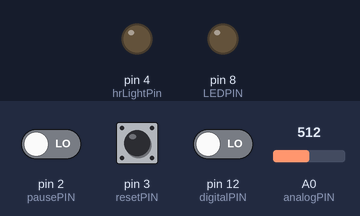
Bench run of a sketch on a simulated Arduino Uno, built with avr-gcc and run on an emulated ATmega328P. Shown: output pins drawn as LEDs (lit = HIGH). Dashed ring = blinking. The inputs (shaded band) are chosen by the test bench; at power-on: pin 12 (digitalPIN) LOW, pin 3 (resetPIN) LOW, pin 2 (pausePIN) LOW, A0 (analogPIN) = 512. What the sketch prints to the serial monitor is not drawn.

Above: at 1.2 s.
1.3 s: pin 12 (digitalPIN) driven HIGH
At 2.4 s:
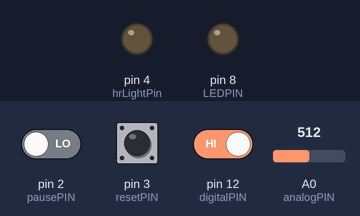
2.8 s: pin 3 (resetPIN) pulled HIGH for 0.15 s
At 3.05 s:
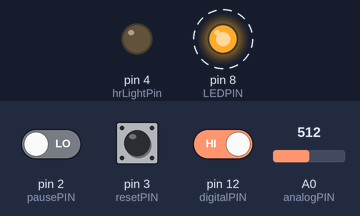
5.9 s: pin 2 (pausePIN) driven HIGH
Timing chart, 0 to 8.9 s (numbered marks = the images above; inputs shaded):
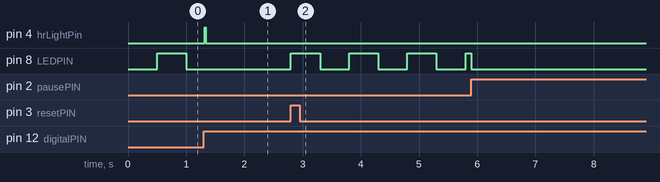

Measured:
- after the input at 1.3 s, pin 4 (hrLightPin): LOW → HIGH at once, → LOW 0.02 s later; pin 8 (LEDPIN): stays LOW (without the input it goes to HIGH after 0.20 s)
- after the input at 2.8 s, pin 8 (LEDPIN): alternates HIGH for 0.50 s and LOW for 0.50 s, starting at once

The sketch:

beats.ino
```cpp
/* EKG CODE
 *BME 790
 *Katie Carroll & Deepti Gopinath
 * Code takes in 3 lead- EKG signal and outputs both instantaneous and average HR for digital and analog signal
 * LED flashes in response to Bradycardia and TachyCardia.  LED input is based on Digital Signal.
  */

// Pin Numbers
int digitalPIN = 12;
int pausePIN =2;
int resetPIN = 3;
int LEDPIN = 8;
int analogPIN = A0;
int hrLightPin = 4;

// LED Parameters
int tach_f = 100; // 10 Hz
int brad_f = 500; // 2 Hz
int ledState = LOW; // set light LED
unsigned long previousMillis = 0; // last time value
int LEDstateHR = LOW;
// Interrupt Function Variables
boolean pauseFlag = LOW; // set pause flag to low, runs loop

// Digital Signal Parameters
int state; // current state
int oldBeat; // last beat count
int beatD = 0; // heart beat counter used to determine heart rate
int last = 0;  // to be compared to current state
float told; // last time step
float tint; // time step interval
unsigned long t = 0; // current time
int hrD; // output, instantaneous heart rate from digital signal
int avgD; // output, average heart rate from digital signal

// Dummy variables
int i = 0;
int x = 0;
int p;

// Heart rate array parameters
int lengthArray = 60; // input length of indicies for heart rate average
int avgDig[60];

// Analog Signal Parameters
int sigA;
int beatA; // counts number of heart beats for analog signal
int sig2A;
int sig1A;
unsigned long t1= 0;
unsigned long t0;
int oldCount;
int hrA;
unsigned long tA;
float tintA;
float toldA;
int avgAna [60]; // average analog HR array
int avgA; // average analog HR output

/////////////////////////////////           SETUP         ///////////////////////////////////////////////
void setup() {
  // put your setup code here, to run once:
Serial.begin(9600);
pinMode(LEDPIN,OUTPUT);
pinMode(digitalPIN, INPUT);
pinMode(analogPIN, INPUT);
pinMode(hrLightPin,OUTPUT);
attachInterrupt(digitalPinToInterrupt(pausePIN),pauseF,RISING); // Pauses Function
attachInterrupt(digitalPinToInterrupt(resetPIN),reset,RISING); // Resets heart Rate information
}

/////////////////////////////////           LOOP         //////////////////////////////////////////////////
void loop() {
  if(pauseFlag == LOW){
    oldBeat = beatD; // used to trip bitDig flag
    beatDetectDig(); // used to detect if digital HR event occurs
    HRlight(); // light blinks with digital heart Rate
    beatDig(); // outputs both average and instantaneous HR for digital signal
    tachy(); // LED if HR is Tachycardic
    brady(); // LED if HR is Bradycardic
    oldCount = beatA; // flag used to trip anaBeat
    anaDetect(); // used to detect if analog HR event occurs
    anaBeat(); // outputs both average and instantaneous HR for analog signal

      if (hrD> 40 && hrD<180){
      digitalWrite(LEDPIN, LOW); // Turns light off if the HR is in between HR standard
      }
    }
// if flag HIGH, nothing occurs in loop "pause"
}

////////////////////////////////     INTERRUPT FUNCTIONS    //////////////////////////////////////////////////////////
//set to 0 code runs, if interrupt fxn activate flag is 1 and code is paused
void pauseF (){
  pauseFlag = !pauseFlag;
  digitalWrite(LEDPIN,LOW);
}
// clears all heart rate values (Avg/Instant for Analog/Digital)
void reset () {
  for (int j =0; j< lengthArray; j++){
      avgDig[j] = 0; // reset values to zero in average digital array
       hrD = 0; // reset instantaneous digital HR to 0
      avgAna[j] = 0; //reset values to zero in average array
      hrA = 0; // reset instantaneous analog HR to 0

  }
}
//////////////////////////////       NORMAL FUNCTIONS     ///////////////////////////////////////////////////////////////
//Light Functions: Flash lights Tachy at 10 Hz, Brady at 2 Hz
void tachy (){
  unsigned long currentMillis = millis();
    if(hrD >= 180){
      if (currentMillis - previousMillis >= tach_f){
          previousMillis = currentMillis; // runs at 10 Hz
      if (ledState == LOW){
          ledState = HIGH; // if light is off, turn it on (blinking)
} else {
    ledState = LOW; // if light is on turn it off
}
digitalWrite(LEDPIN, ledState); // apply state changes
    }
  }
}

void brady (){
unsigned long currentMillis = millis();
if(hrD <= 40){
  if (currentMillis - previousMillis >= brad_f){
      previousMillis = currentMillis; // runs at 2 hz
  if (ledState == LOW){
      ledState = HIGH; // if light is off, turn it on (blinking)
  } else {
      ledState = LOW; // if light is on turn it off
      }
digitalWrite(LEDPIN, ledState); // apply state changes
    }
  }
}

void HRlight() {
  if (oldBeat-beatD != 0){
    LEDstateHR = HIGH;
    digitalWrite(hrLightPin, LEDstateHR);
    delay(20);
    LEDstateHR = LOW;
    digitalWrite(hrLightPin,LEDstateHR);
  }
}

// Digital Functions
void beatDetectDig(){
   state = digitalRead(digitalPIN);  // read state of digital pin
if (state != last){
  if(state == HIGH){
    beatD++;            // if state changes and the state is high, count heart beat, (rising)
  } else {
  }
  delay(15);            // debouncing techinque to avoid double heart beat counts
}
last = state;           // reset last state flag to compare for next loop
}

void beatDig(){
   if (oldBeat - beatD != 0) {  // detect event (it changed aka not 0)
      Serial.print(hrD);   // print instantaneous digital HR
      t = millis();       // current time stamp
      tint = t-told;       // interval calculation
      tint = tint/1000.000;   // in seconds
      hrD = (60/tint);    //heart beat in minutes
      told = t;             // reset flag
      Serial.print(" ");    // print space

  if (hrD> 250){
    hrD = 0;        // get rid of any HR that is greater than a phsyiological bound
  }
      avgDig[i] = hrD; // assign heart rate values to avg array
      i++; // increment index
   if (i % lengthArray == 0){ // reset index, once 60 beats is obtained, to form running average
      i = 0; // reset index
        }
      avgD = 0; // clears average
   for (int j =0; j< lengthArray; j++){
      avgD += avgDig[j]; // sum up elements of array
  }
      avgD = avgD/lengthArray; // find average
      Serial.print(avgD);
      Serial.print("   ");
      }
   }


void anaBeat(){
 if (oldCount - beatA != 0) {  // detect analog event
     Serial.print(hrA); // serial print instantaneous analog HR
      tA = millis(); // current time stamp
      tintA = tA-toldA; // analog time interval
      tintA = tintA/1000.000; // in seconds
      hrA = (60/tintA); //interval in minutes
      toldA = tA; // reset flag

       if (hrA> 250){
          hrA = 0;  // get rid of large HR outside of phsyiological bounds
  }
     Serial.print(" ");
      avgAna[p] = hrA; // assign heart rate values to avg array
      p++; // increment index

   if (p % lengthArray == 0){ // reset index, once 60 beats is obtained, to form running average
    p = 0; // reset index
      }
      avgA = 0; // clears average
   for (int j =0; j< lengthArray; j++){
      avgA += avgAna[j]; // sum up elements of array
  }
      avgA = avgA/lengthArray; // find average
  Serial.println(avgA);

 }
}
void anaDetect(){
   sigA = analogRead(analogPIN); // read signal from analog pin
  if (sigA> 100){       //make sure its the Big peak, delay to ensure we are only detecting ONE heart beat
    t0 = millis();    // current time stamp
  if (t0 - t1 >= 50){   // delay used to only detect one Heart beat, time value delay guess and checked
    t1 = t0;      // reset flag
    beatA++;      // incremental beats
      }
  }
}
```
